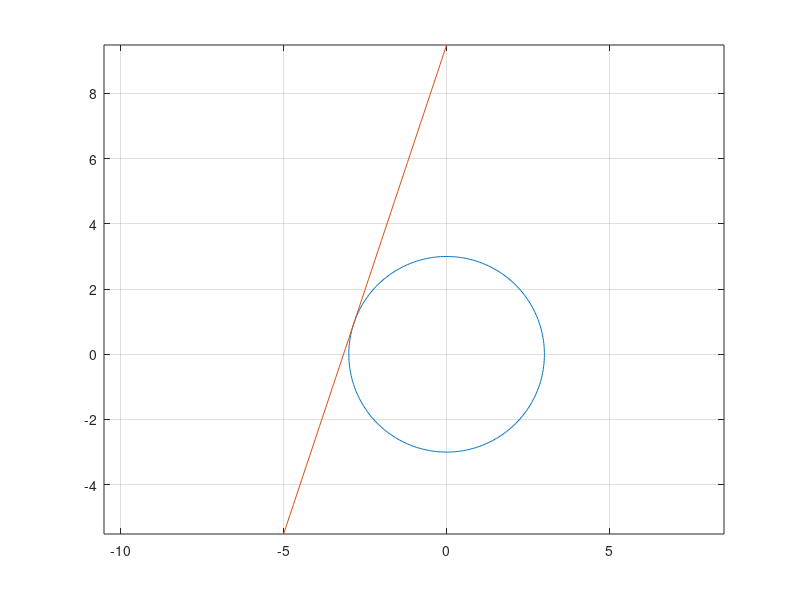

MATLAB code for this plot:
phi = 0:pi/200:2*pi;

x = 3*sin(phi);
y = 3*cos(phi);

xx = -5:0.1:0;
yy = 3*xx + 3*sqrt(10);

plot(x,y,xx,yy)
grid on
axis equal
